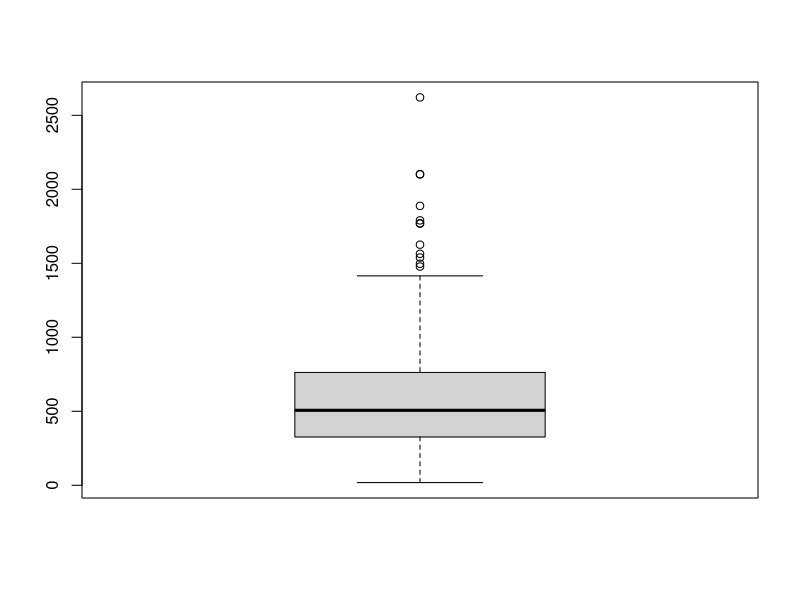
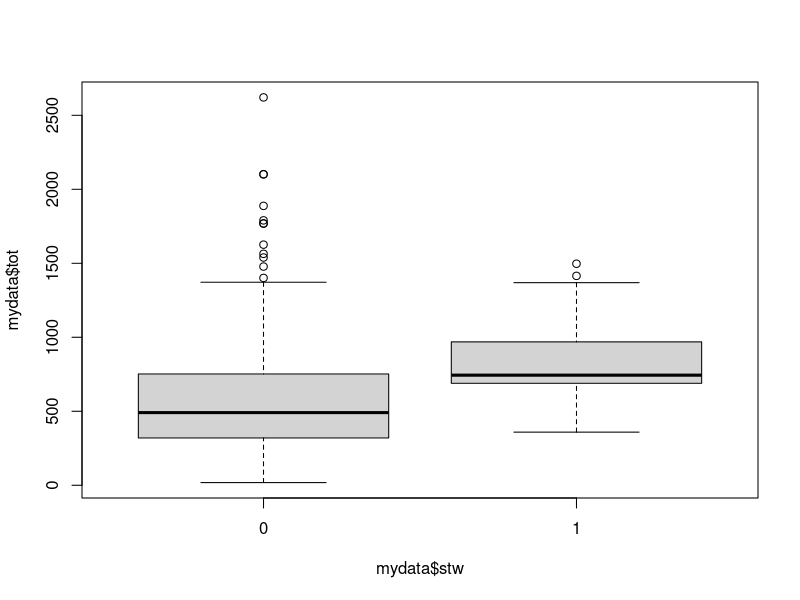
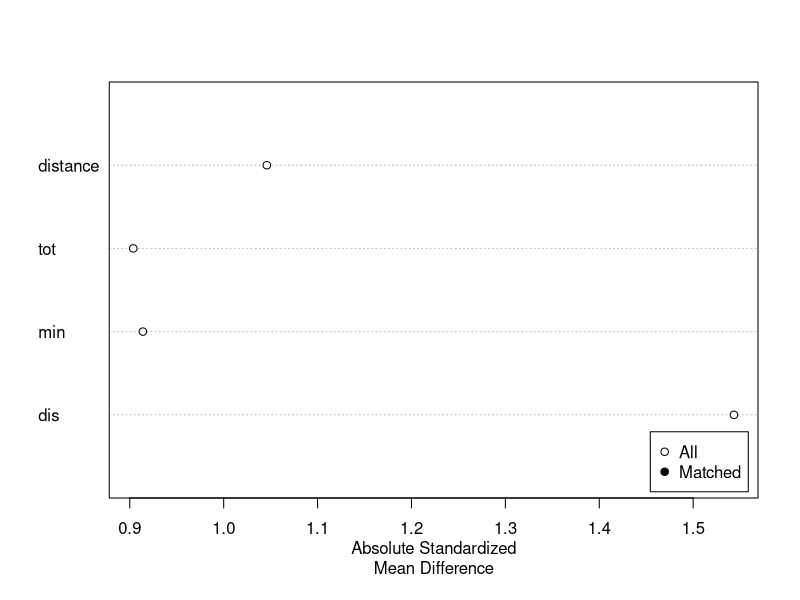
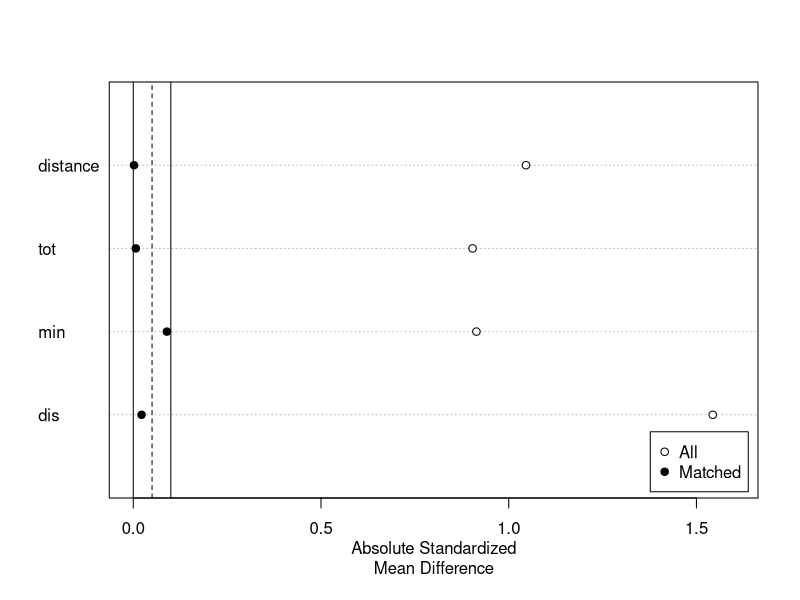
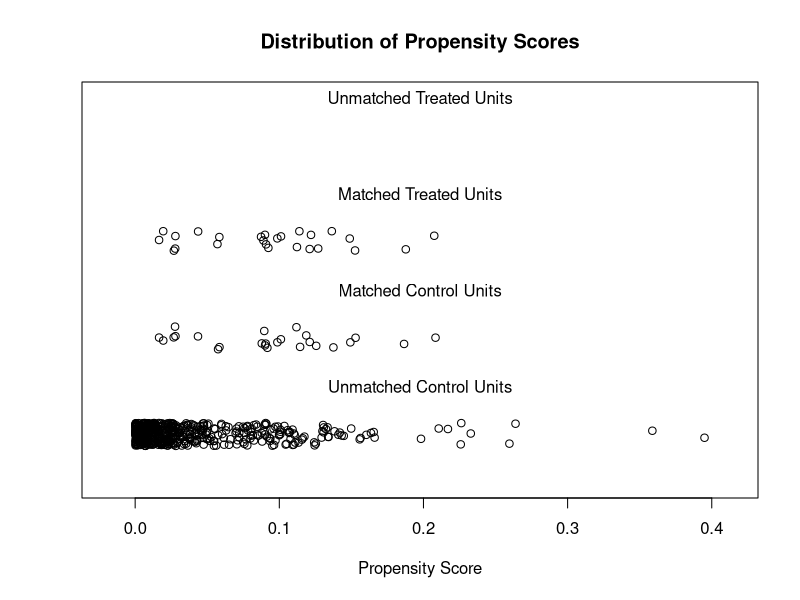
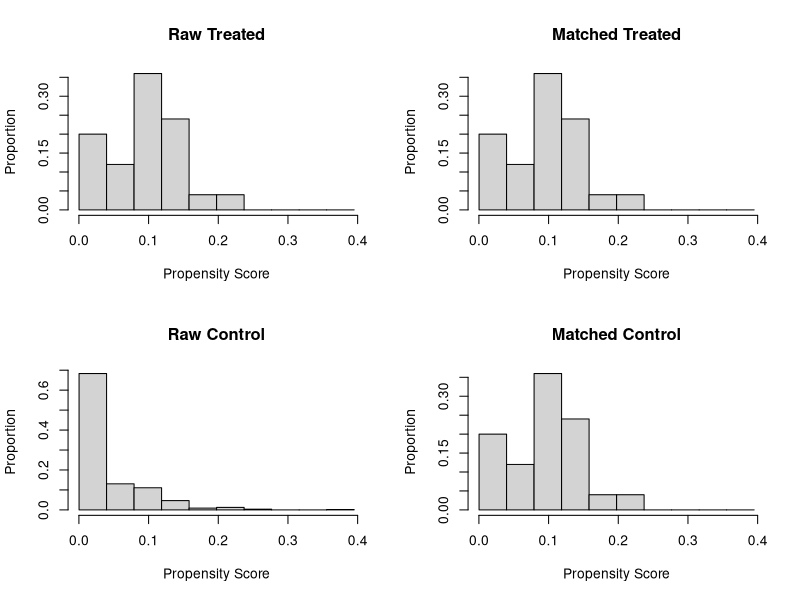

Write the R code that produced these figures, in order.
 
# School-level data from New York to investigate whether an 
# intervention (i.e., being designated a Schools to Watch (stw) school) was 
# a predictor of success in reading and mathematics achievement, when controlling 
# for :
#    school size (tot), 
#    percentage of minority students (min), and 
#    percentage of students receiving free lunch (dis). 

# In the New York data set, there were 25 stw schools and 560 non-stw schools

# installing a package
install.packages("MatchIt")

# "loading" a package for use
library(MatchIt)

# read data
mydata <- read.csv ("newyork.csv")

head(mydata)

# descriptive statistics --------------------------------------------------
# school size (tot)
summary(mydata$tot)
boxplot(mydata$tot)
boxplot(mydata$tot~mydata$stw)

# achivement status by stw (the intervention)
table(STW = mydata$stw, Achievement = mydata$Achievement)
# percentage of achievement for stw == 0
60 / (499 + 60) * 100
# percentage of achievement for stw == 1
18 / (18 + 7) * 100

## To estimate the effect of stw on Achievement while controlling for other variables,
# we need to perform Logistic regression (future lecture)

# PSM ---------------------------------------------------------------------
m.out <- matchit(stw ~ tot + min + dis,
                 data = mydata, method = "nearest",
                 ratio = 1) # the default is 1 for 1:1 matching

plot(summary(m.out))
plot(summary(m.out), xlim = c(0, 1.6))

plot(m.out, type = "jitter", interactive = FALSE)
plot(m.out, type = "hist")

#Exact Matching - This treated unit with a control unit that has exactly the same values on each covariate. When there are many covariates and/or covariates that can take a large range of values, exact matching may not be possible (method = "exact").
#Subclassification - This technique breaks the data set into subclasses such that the distributions of the covariates are similar in each subclass (method = "subclass").
#Nearest Neighbor - This technique matches a treated unit to a control u terms of a distance measure such as a logit (method = "nearest").
#Optimal Matching - This technique focuses on minimizing the average absolute distance across all matched pairs (method = "optimal"). This method of matching requir package.
#Genetic Matching - computationally intensive genetic search algorithm to match treatment and control units (method = "genetic"). It requires the Matching package.
#Coarsened Exact Matching technique matches on a covariate while maintaining the balance of other covariates. It is claimed to work "well for multicategory treatments, determining blocks in experimental designs, and evaluating extreme counterfactuals" (Ho, Kosuke, King, & Stuart,2011, p.12) (method = "cem")

# postPSM -----------------------------------------------------------------
m.data <- match.data(m.out)

table(STW = m.data$stw, Achievement = m.data$Achievement)
4 / 25 * 100
18 / 25 * 100
